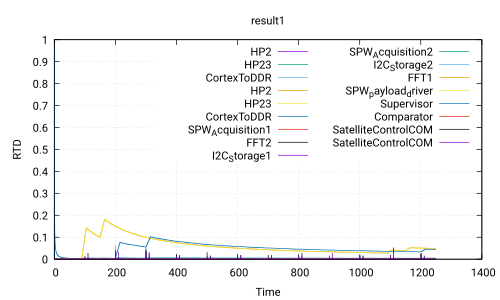

This chart was generated by the following gnuplot code:
 set title 'result1'
 set ylabel 'RTD'
 set xlabel 'Time'
 set grid
 set term pdf
 set output 'Use_case_DoubleCamera_Safety.ATIPPIC.executable300.0_60.0.pdf'
 plot 'Use_case_DoubleCamera_Safety.ATIPPIC.executable300.0_60.0.csv' using 1:2 with lines title 'HP2','Use_case_DoubleCamera_Safety.ATIPPIC.executable300.0_60.0.csv' using 1:3 with lines title 'HP23','Use_case_DoubleCamera_Safety.ATIPPIC.executable300.0_60.0.csv' using 1:4 with lines title 'CortexToDDR','Use_case_DoubleCamera_Safety.ATIPPIC.executable300.0_60.0.csv' using 1:5 with lines title 'HP2','Use_case_DoubleCamera_Safety.ATIPPIC.executable300.0_60.0.csv' using 1:6 with lines title 'HP23','Use_case_DoubleCamera_Safety.ATIPPIC.executable300.0_60.0.csv' using 1:7 with lines title 'CortexToDDR','Use_case_DoubleCamera_Safety.ATIPPIC.executable300.0_60.0.csv' using 1:8 with lines title 'SPW_Acquisition1','Use_case_DoubleCamera_Safety.ATIPPIC.executable300.0_60.0.csv' using 1:9 with lines title 'FFT2','Use_case_DoubleCamera_Safety.ATIPPIC.executable300.0_60.0.csv' using 1:10 with lines title 'I2C_Storage1','Use_case_DoubleCamera_Safety.ATIPPIC.executable300.0_60.0.csv' using 1:11 with lines title 'SPW_Acquisition2','Use_case_DoubleCamera_Safety.ATIPPIC.executable300.0_60.0.csv' using 1:12 with lines title 'I2C_Storage2','Use_case_DoubleCamera_Safety.ATIPPIC.executable300.0_60.0.csv' using 1:13 with lines title 'FFT1','Use_case_DoubleCamera_Safety.ATIPPIC.executable300.0_60.0.csv' using 1:14 with lines title 'SPW_payload_driver','Use_case_DoubleCamera_Safety.ATIPPIC.executable300.0_60.0.csv' using 1:15 with lines title 'Supervisor','Use_case_DoubleCamera_Safety.ATIPPIC.executable300.0_60.0.csv' using 1:16 with lines title 'Comparator','Use_case_DoubleCamera_Safety.ATIPPIC.executable300.0_60.0.csv' using 1:17 with lines title 'SatelliteControlCOM','Use_case_DoubleCamera_Safety.ATIPPIC.executable300.0_60.0.csv' using 1:18 with lines title 'SatelliteControlCOM'
